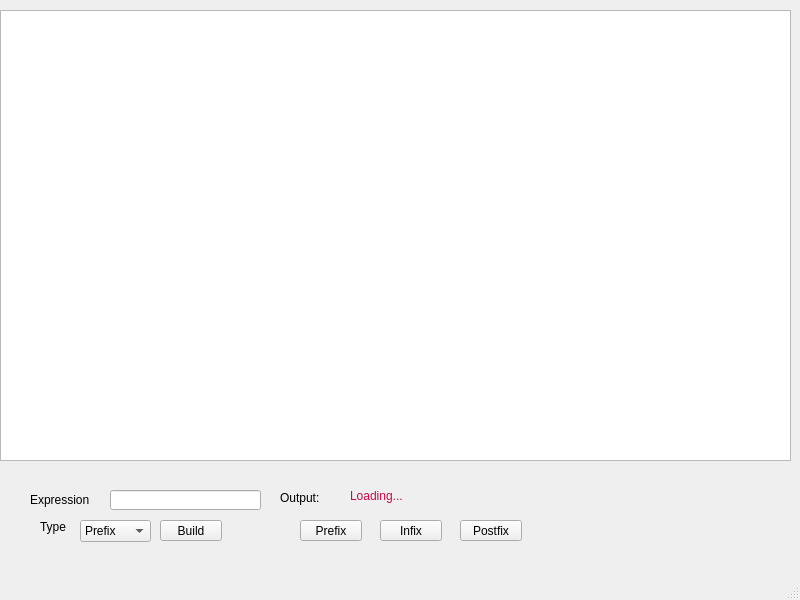
<?xml version="1.0" encoding="UTF-8"?>
<ui version="4.0">
 <class>MainWindow</class>
 <widget class="QMainWindow" name="MainWindow">
  <property name="geometry">
   <rect>
    <x>0</x>
    <y>0</y>
    <width>800</width>
    <height>600</height>
   </rect>
  </property>
  <property name="windowTitle">
   <string>MainWindow</string>
  </property>
  <widget class="QWidget" name="centralwidget">
   <widget class="QLabel" name="ImageLabel">
    <property name="geometry">
     <rect>
      <x>250</x>
      <y>40</y>
      <width>800</width>
      <height>600</height>
     </rect>
    </property>
    <property name="text">
     <string/>
    </property>
   </widget>
   <widget class="QPushButton" name="buttonBuildTree">
    <property name="geometry">
     <rect>
      <x>160</x>
      <y>520</y>
      <width>62</width>
      <height>21</height>
     </rect>
    </property>
    <property name="text">
     <string>Build</string>
    </property>
   </widget>
   <widget class="QLabel" name="label">
    <property name="geometry">
     <rect>
      <x>30</x>
      <y>490</y>
      <width>71</width>
      <height>20</height>
     </rect>
    </property>
    <property name="text">
     <string>Expression</string>
    </property>
   </widget>
   <widget class="QLineEdit" name="lineEditExpression">
    <property name="geometry">
     <rect>
      <x>110</x>
      <y>490</y>
      <width>151</width>
      <height>20</height>
     </rect>
    </property>
   </widget>
   <widget class="QComboBox" name="comboBoxExpressionType">
    <property name="geometry">
     <rect>
      <x>80</x>
      <y>520</y>
      <width>71</width>
      <height>22</height>
     </rect>
    </property>
    <item>
     <property name="text">
      <string>Prefix</string>
     </property>
    </item>
    <item>
     <property name="text">
      <string>Infix</string>
     </property>
    </item>
    <item>
     <property name="text">
      <string>Postfix</string>
     </property>
    </item>
   </widget>
   <widget class="QLabel" name="label_2">
    <property name="geometry">
     <rect>
      <x>40</x>
      <y>520</y>
      <width>41</width>
      <height>14</height>
     </rect>
    </property>
    <property name="text">
     <string>Type</string>
    </property>
   </widget>
   <widget class="QPushButton" name="buttonInorderTraversal">
    <property name="geometry">
     <rect>
      <x>380</x>
      <y>520</y>
      <width>62</width>
      <height>21</height>
     </rect>
    </property>
    <property name="text">
     <string>Infix</string>
    </property>
   </widget>
   <widget class="QPushButton" name="buttonPreorderTraversal">
    <property name="geometry">
     <rect>
      <x>300</x>
      <y>520</y>
      <width>62</width>
      <height>21</height>
     </rect>
    </property>
    <property name="text">
     <string>Prefix</string>
    </property>
   </widget>
   <widget class="QPushButton" name="buttonPostorderTraversal">
    <property name="geometry">
     <rect>
      <x>460</x>
      <y>520</y>
      <width>62</width>
      <height>21</height>
     </rect>
    </property>
    <property name="text">
     <string>Postfix</string>
    </property>
   </widget>
   <widget class="QGraphicsView" name="graphicsViewTree">
    <property name="geometry">
     <rect>
      <x>0</x>
      <y>10</y>
      <width>791</width>
      <height>451</height>
     </rect>
    </property>
   </widget>
   <widget class="QLabel" name="labelTraversalOutput">
    <property name="geometry">
     <rect>
      <x>350</x>
      <y>480</y>
      <width>401</width>
      <height>31</height>
     </rect>
    </property>
    <property name="styleSheet">
     <string notr="true">color: rgb(200, 9, 76)</string>
    </property>
    <property name="text">
     <string>Loading...</string>
    </property>
   </widget>
   <widget class="QLabel" name="label_3">
    <property name="geometry">
     <rect>
      <x>280</x>
      <y>490</y>
      <width>71</width>
      <height>16</height>
     </rect>
    </property>
    <property name="text">
     <string>Output:</string>
    </property>
   </widget>
  </widget>
  <widget class="QMenuBar" name="menubar">
   <property name="geometry">
    <rect>
     <x>0</x>
     <y>0</y>
     <width>800</width>
     <height>25</height>
    </rect>
   </property>
  </widget>
  <widget class="QStatusBar" name="statusbar"/>
 </widget>
 <resources/>
 <connections/>
</ui>
